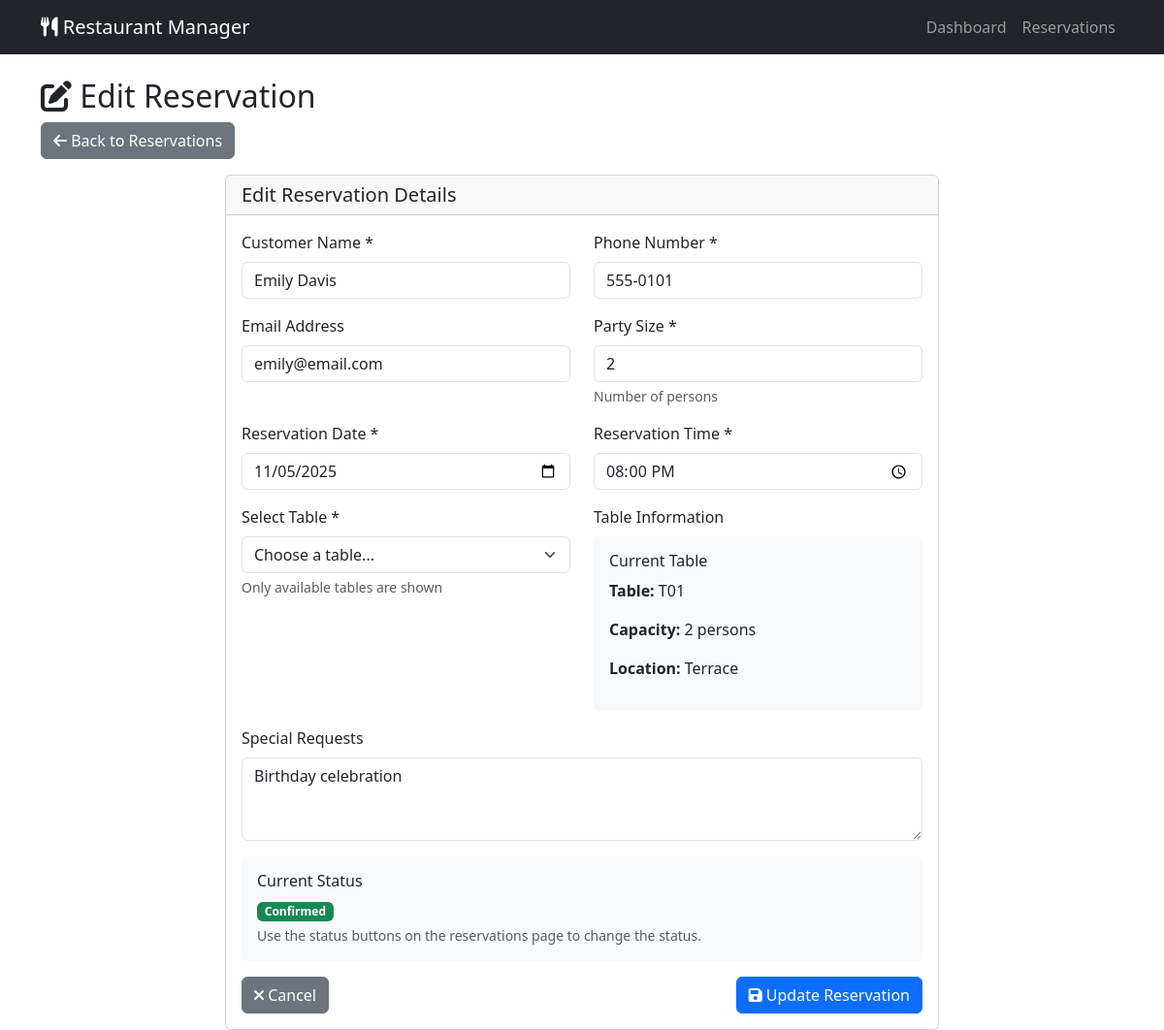
The page /reservations/1/edit/ (signed in) on the database its author committed.
### restaurant/models.py (models this page shows, shortened)
class Reservation(models.Model):
    RESERVATION_STATUS = [
        ('confirmed', 'Confirmed'),
        ('pending', 'Pending'),
        ('cancelled', 'Cancelled'),
        ('completed', 'Completed'),
    ]
    customer_name = models.CharField(max_length=200)
    customer_phone = models.CharField(max_length=15)
    customer_email = models.EmailField()
    table = models.ForeignKey(Table, on_delete=models.CASCADE)
    reservation_date = models.DateField()
    reservation_time = models.TimeField()
    party_size = models.IntegerField(validators=[MinValueValidator(1)])
    status = models.CharField(max_length=20, choices=RESERVATION_STATUS, default='confirmed')
    special_requests = models.TextField(blank=True)
    created_at = models.DateTimeField(auto_now_add=True)

class Table(models.Model):
    TABLE_STATUS = [
        ('available', 'Available'),
        ('occupied', 'Occupied'),
        ('reserved', 'Reserved'),
        ('maintenance', 'Maintenance'),
    ]
    table_number = models.CharField(max_length=10, unique=True)
    capacity = models.IntegerField(validators=[MinValueValidator(1), MaxValueValidator(20)])
    status = models.CharField(max_length=20, choices=TABLE_STATUS, default='available')
    location = models.CharField(max_length=100, help_text="e.g., 'Window Side', 'Garden View'")
    created_at = models.DateTimeField(default=timezone.now)

### restaurant/views.py (the view, shortened to what this page needs)
# urls.py: path('reservations/<int:reservation_id>/edit/', views.edit_reservation, name='edit_reservation'),
@login_required
def edit_reservation(request, reservation_id):
    try:
        reservation = get_object_or_404(Reservation, id=reservation_id)
    except Exception as e:
        messages.error(request, f'Error updating reservation: {str(e)}')
    tables = Table.objects.filter(status='available')
    context = {
        'reservation': reservation,
        'tables': tables,
        'min_date': date.today().isoformat()
    }
    return render(request, 'restaurant/edit_reservation.html', context)

### templates/restaurant/edit_reservation.html (shortened to what this page needs)
<!DOCTYPE html>
<html lang="en">
<head>
    <link href="https://cdn.jsdelivr.net/npm/bootstrap@5.3.0/dist/css/bootstrap.min.css" rel="stylesheet">
    <link href="https://cdnjs.cloudflare.com/ajax/libs/font-awesome/6.0.0/css/all.min.css" rel="stylesheet">
</head>
<body>
    <nav class="navbar navbar-expand-lg navbar-dark bg-dark">
        <div class="container">
            <a class="navbar-brand" href="{% url 'dashboard' %}">
                <i class="fas fa-utensils"></i> Restaurant Manager
            </a>
            <div class="navbar-nav ms-auto">
                <a class="nav-link" href="{% url 'dashboard' %}">Dashboard</a>
                <a class="nav-link" href="{% url 'reservation_management' %}">Reservations</a>
            </div>
        </div>
    </nav>
    <div class="container mt-4">
        <div class="row">
            <div class="col-12">
                <h2><i class="fas fa-edit"></i> Edit Reservation</h2>
                <a href="{% url 'reservation_management' %}" class="btn btn-secondary mb-3">
                    <i class="fas fa-arrow-left"></i> Back to Reservations
                </a>
            </div>
        </div>
        <div class="row justify-content-center">
            <div class="col-md-8">
                <div class="card">
                    <div class="card-header">
                        <h5 class="card-title mb-0">Edit Reservation Details</h5>
                    </div>
                    <div class="card-body">
                        <form method="post">
                            <div class="row mb-3">
                                <div class="col-md-6">
                                    <label for="customer_name" class="form-label">Customer Name *</label>
                                    <input type="text" class="form-control" id="customer_name" name="customer_name"
                                           value="{{ reservation.customer_name }}" required>
                                </div>
                                <div class="col-md-6">
                                    <label for="customer_phone" class="form-label">Phone Number *</label>
                                    <input type="tel" class="form-control" id="customer_phone" name="customer_phone"
                                           value="{{ reservation.customer_phone }}" required>
                                </div>
                            </div>
                            <div class="row mb-3">
                                <div class="col-md-6">
                                    <label for="customer_email" class="form-label">Email Address</label>
                                    <input type="email" class="form-control" id="customer_email" name="customer_email"
                                           value="{{ reservation.customer_email }}">
                                </div>
                                <div class="col-md-6">
                                    <label for="party_size" class="form-label">Party Size *</label>
                                    <input type="number" class="form-control" id="party_size" name="party_size"
                                           min="1" max="20" value="{{ reservation.party_size }}" required>
                                    <div class="form-text">Number of persons</div>
                                </div>
                            </div>
                            <div class="row mb-3">
                                <div class="col-md-6">
                                    <label for="reservation_date" class="form-label">Reservation Date *</label>
                                    <input type="date" class="form-control" id="reservation_date" name="reservation_date"
                                           value="{{ reservation.reservation_date|date:'Y-m-d' }}" min="{{ min_date }}" required>
                                </div>
                                <div class="col-md-6">
                                    <label for="reservation_time" class="form-label">Reservation Time *</label>
                                    <input type="time" class="form-control" id="reservation_time" name="reservation_time"
                                           value="{{ reservation.reservation_time|time:'H:i' }}" required>
                                </div>
                            </div>
                            <div class="row mb-3">
                                <div class="col-md-6">
                                    <label for="table" class="form-label">Select Table *</label>
                                    <select class="form-select" id="table" name="table" required>
                                        <option value="">Choose a table...</option>
                                    </select>
                                    <div class="form-text">Only available tables are shown</div>
                                </div>
                                <div class="col-md-6">
                                    <label class="form-label">Table Information</label>
                                    <div id="tableInfo" class="p-3 bg-light rounded">
                                        <h6>Current Table</h6>
                                        <p><strong>Table:</strong> {{ reservation.table.table_number }}</p>
                                        <p><strong>Capacity:</strong> {{ reservation.table.capacity }} persons</p>
                                        <p><strong>Location:</strong> {{ reservation.table.location }}</p>
                                    </div>
                                </div>
                            </div>
                            <div class="mb-3">
                                <label for="special_requests" class="form-label">Special Requests</label>
                                <textarea class="form-control" id="special_requests" name="special_requests" rows="3"
                                          placeholder="Any special requirements or notes...">{{ reservation.special_requests }}</textarea>
                            </div>
                            <div class="mb-3 p-3 bg-light rounded">
                                <h6>Current Status</h6>
                                <span class="badge
                                    {% if reservation.status == 'confirmed' %}bg-success
                                    {% elif reservation.status == 'pending' %}bg-warning
                                    {% elif reservation.status == 'completed' %}bg-info
                                    {% else %}bg-danger{% endif %}">
                                    {{ reservation.status|title }}
                                </span>
                                <div class="form-text mt-1">
                                    Use the status buttons on the reservations page to change the status.
                                </div>
                            </div>
                            <div class="d-flex justify-content-between">
                                <a href="{% url 'reservation_management' %}" class="btn btn-secondary">
                                    <i class="fas fa-times"></i> Cancel
                                </a>
                                <button type="submit" class="btn btn-primary">
                                    <i class="fas fa-save"></i> Update Reservation
                                </button>
                            </div>
                        </form>
                    </div>
                </div>
            </div>
        </div>
    </div>
</body>
</html>

### rows shown on the page
Reservation: customer_name "Emily Davis", customer_phone "555-0101", customer_email "emily@email.com", party_size "2", reservation_date "11/05/2025", reservation_time "20:00", table.table_number "T01", table.capacity "2", table.location "Terrace", special_requests "Birthday celebration", status "Confirmed"
